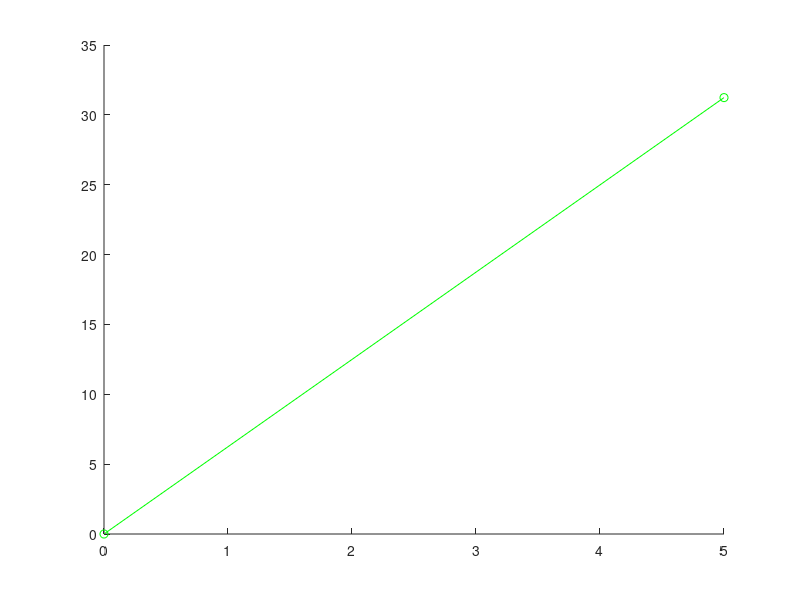

Here is the MATLAB script that generated this plot:
clear
close all

f=inline('9.8-0.196*y');
x0=input('Introduzca el valor inicial para x0: ');
y0=input('Introduzca el valor inicial para y0: ');
DeltaX=input('Introduzca el incremento inicial: ');
Xap=input('Introduzca el valor a aproximar: ');

x=0:DeltaX:Xap
ysol=50-50*e.^(-0.196*x);
hold on
plot(x,ysol,'o-g');

fprintf('RK4\n');
x0(1)=x0
y0(1)=y0
n=1
while x0 < Xap
    x0(n+1)=x0(n) + DeltaX
    K01=f(x0(n),y0(n));
    K02=f(x0(n)+0.5.*DeltaX, y0(n)+0.5.*K01*DeltaX);
    K03=f(x0(n)+0.5.*DeltaX, y0(n)+0.5.*K02*DeltaX);
    K04=f(x0(n)+DeltaX, y0(n)+K03*DeltaX);
    phi=(1/6)*(K01+2.*K02+2.*K03+K04);
    y0(n+1)=y0(n)+phi.*DeltaX
    n=n+1
end

plot(x0,y0,'-r');
